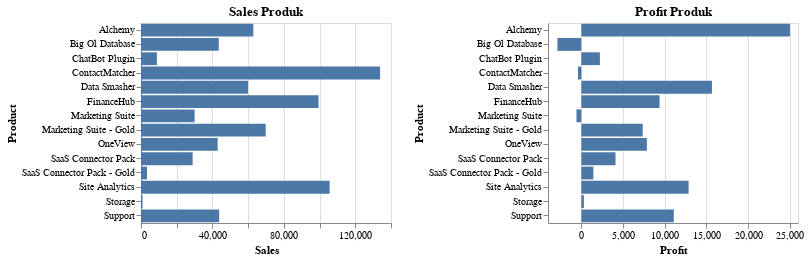

The notebook cell this image was saved under:
### Markdown cell above
kita coba melihat faktor penyebab  penurunan profit margin dari sisi discount pada tahun 2023. Apakah ada produk yang menyumbang profit negatif pada tahun 2023

### Code cell
profit_product=df23.groupby('Product')['Profit'].sum().reset_index()
sales_product=df23.groupby('Product')['Sales'].sum().reset_index()
base_profit=alt.Chart(profit_product).encode(
    y=alt.Y('Product'),
    x=alt.X('Profit'),
).properties(
    title='Profit Produk',
    height=200,
    width=250
)

base_sales=alt.Chart(sales_product).encode(
    y='Product',
    x='Sales',
).properties(
    title='Sales Produk',
    height=200,
    width=250
)
base_sales.mark_bar() | base_profit.mark_bar()

### Figure 1 — Vega-Lite specification as saved in the notebook (floating-point values rounded to 4 significant figures)
{"config": {"view": {"continuousWidth": 300, "continuousHeight": 300}}, "hconcat": [{"data": {"name": "data-1c7cceb1d5b4bddc3b98c3de21ae92ba"}, "mark": {"type": "bar"}, "encoding": {"x": {"field": "Sales", "type": "quantitative"}, "y": {"field": "Product", "type": "nominal"}}, "height": 200, "title": "Sales Produk", "width": 250}, {"data": {"name": "data-ec8992e9c702773a9beb24b768207c1c"}, "mark": {"type": "bar"}, "encoding": {"x": {"field": "Profit", "type": "quantitative"}, "y": {"field": "Product", "type": "nominal"}}, "height": 200, "title": "Profit Produk", "width": 250}], "$schema": "https://vega.github.io/schema/vega-lite/v5.16.3.json", "datasets": {"data-1c7cceb1d5b4bddc3b98c3de21ae92ba": [{"Product": "Alchemy", "Sales": 62900.0}, {"Product": "Big Ol Database", "Sales": 43540.0}, {"Product": "ChatBot Plugin", "Sales": 8914.0}, {"Product": "ContactMatcher", "Sales": 133900.0}, {"Product": "Data Smasher", "Sales": 59950.0}, {"Product": "FinanceHub", "Sales": 99420.0}, {"Product": "Marketing Suite", "Sales": 30020.0}, {"Product": "Marketing Suite - Gold", "Sales": 69830.0}, {"Product": "OneView", "Sales": 42930.0}, {"Product": "SaaS Connector Pack", "Sales": 28920.0}, {"Product": "SaaS Connector Pack - Gold", "Sales": 3379.0}, {"Product": "Site Analytics", "Sales": 105600.0}, {"Product": "Storage", "Sales": 857.6}, {"Product": "Support", "Sales": 43770.0}], "data-ec8992e9c702773a9beb24b768207c1c": [{"Product": "Alchemy", "Profit": 25030.0}, {"Product": "Big Ol Database", "Profit": -2869.0}, {"Product": "ChatBot Plugin", "Profit": 2227.0}, {"Product": "ContactMatcher", "Profit": -403.6}, {"Product": "Data Smasher", "Profit": 15670.0}, {"Product": "FinanceHub", "Profit": 9388.0}, {"Product": "Marketing Suite", "Profit": -583.6}, {"Product": "Marketing Suite - Gold", "Profit": 7368.0}, {"Product": "OneView", "Profit": 7865.0}, {"Product": "SaaS Connector Pack", "Profit": 4099.0}, {"Product": "SaaS Connector Pack - Gold", "Profit": 1442.0}, {"Product": "Site Analytics", "Profit": 12870.0}, {"Product": "Storage", "Profit": 304.9}, {"Product": "Support", "Profit": 11090.0}]}}
